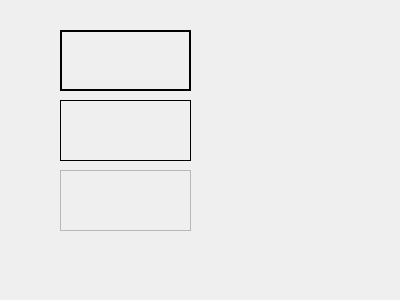
<?xml version="1.0" encoding="UTF-8"?>
<ui version="4.0">
 <class>Widget</class>
 <widget class="QWidget" name="Widget">
  <property name="geometry">
   <rect>
    <x>0</x>
    <y>0</y>
    <width>400</width>
    <height>300</height>
   </rect>
  </property>
  <property name="windowTitle">
   <string>Widget</string>
  </property>
  <widget class="QLabel" name="label">
   <property name="geometry">
    <rect>
     <x>60</x>
     <y>30</y>
     <width>131</width>
     <height>61</height>
    </rect>
   </property>
   <property name="frameShape">
    <enum>QFrame::WinPanel</enum>
   </property>
   <property name="text">
    <string/>
   </property>
  </widget>
  <widget class="QLabel" name="label_2">
   <property name="geometry">
    <rect>
     <x>60</x>
     <y>100</y>
     <width>131</width>
     <height>61</height>
    </rect>
   </property>
   <property name="frameShape">
    <enum>QFrame::Panel</enum>
   </property>
   <property name="text">
    <string/>
   </property>
  </widget>
  <widget class="QLabel" name="label_3">
   <property name="geometry">
    <rect>
     <x>60</x>
     <y>170</y>
     <width>131</width>
     <height>61</height>
    </rect>
   </property>
   <property name="frameShape">
    <enum>QFrame::StyledPanel</enum>
   </property>
   <property name="text">
    <string/>
   </property>
  </widget>
 </widget>
 <layoutdefault spacing="6" margin="11"/>
 <resources/>
 <connections/>
</ui>
